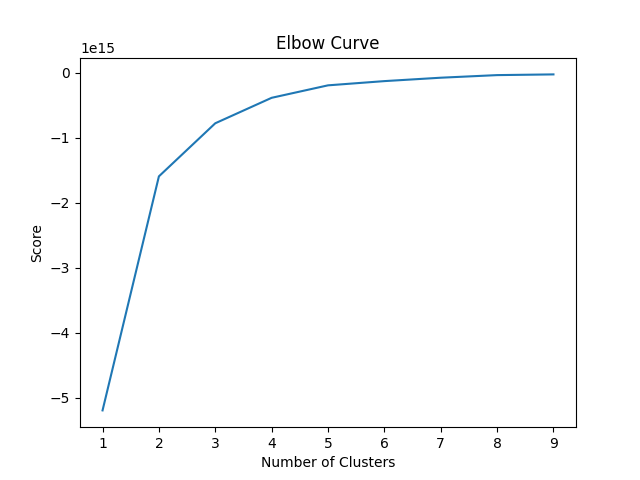

The Python source for this figure:
import pandas as pd
from pandas import DataFrame
import numpy as np
from matplotlib import pyplot as plt
import seaborn as sb
from sklearn.cluster import KMeans
from sklearn.metrics import pairwise_distances_argmin_min
from mpl_toolkits.mplot3d import Axes3D


datasets = pd.read_csv('datasets.csv', sep=';')
records = []
for i in range(0, 50):
    records.append([str(datasets.values[i,j]) for j in range(0, 14)])

df = DataFrame(records,columns=['state','population','infected','death','recovered','migration','politic','density','temperature','employment','poverly','netspeed','netcoverage','rurality'])
X = np.array(df[['population','infected','death','recovered','migration','politic','density','temperature','employment','poverly','netspeed','netcoverage','rurality']])
Nc = range(1, 10)
kmeans = [KMeans(n_clusters=i) for i in Nc]
score = [kmeans[i].fit(X).score(X) for i in range(len(kmeans))]
plt.plot(Nc,score)
plt.xlabel('Number of Clusters')
plt.ylabel('Score')
plt.title('Elbow Curve')
plt.show()
